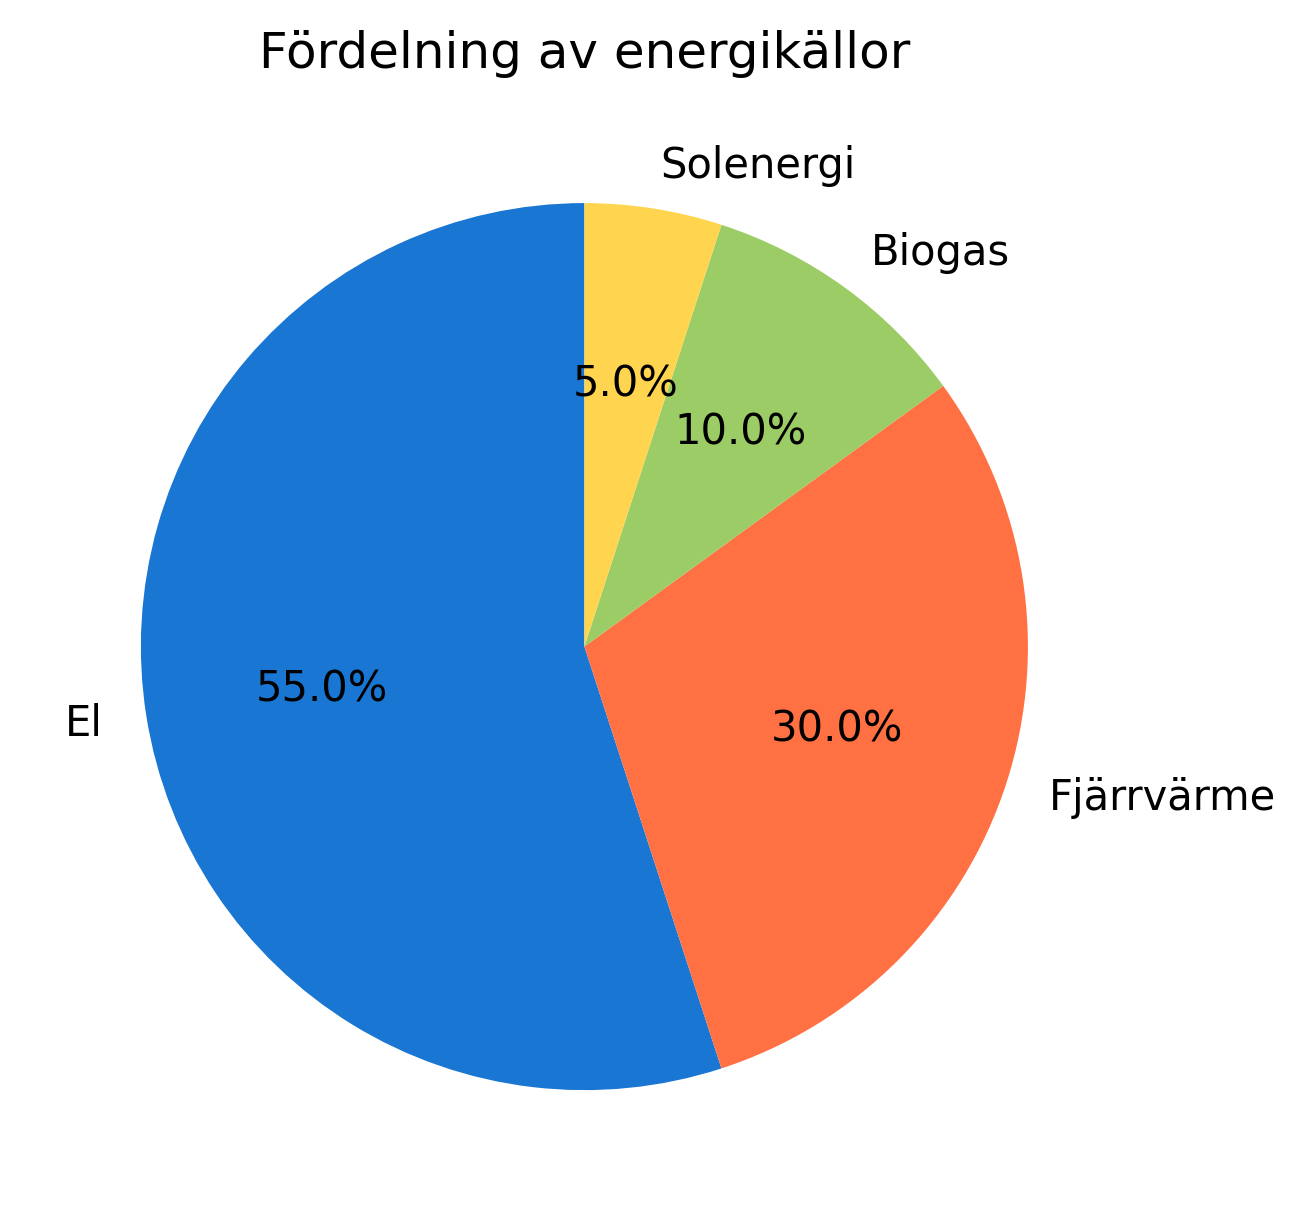

Write the Python code that produced this figure.
import matplotlib.pyplot as plt

källor = ["El", "Fjärrvärme", "Biogas", "Solenergi"]
andel = [55, 30, 10, 5]

plt.pie(andel, labels=källor, autopct="%1.1f%%", startangle=90, colors=["#1976D2","#FF7043","#9CCC65","#FFD54F"])
plt.title("Fördelning av energikällor")
plt.savefig("diagram3.png", dpi=300, bbox_inches="tight")
# plt.show()
